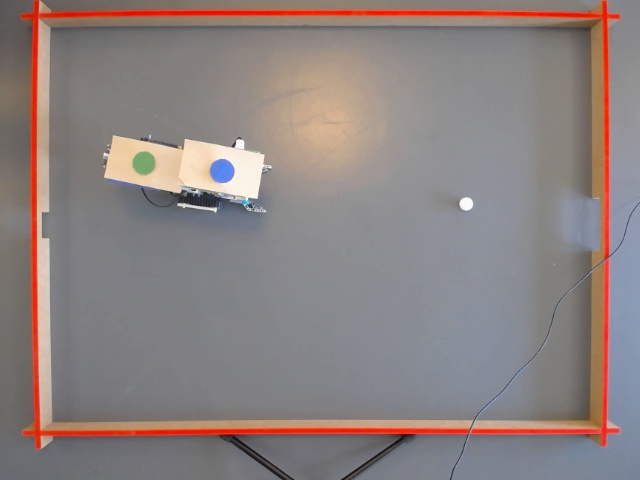
#> input picture Resources/Pictures/ballMiddle.jpg, 640 x 480 px
$ python Image.py
#> lines starting #> are read from the running program, lines starting #| are printed output that depends on the picture; after the words box and inside, x2 and y2 are one past the last pixel; in counts of white or black regions, pixels touching at a corner belong together
#> in calculate_move, image is the input picture: shape (480, 640, 3); mean B, G, R 128.6, 129.7, 140.6
### ImFromPhoto.py
import cv2 as cv
import numpy as np
import time

def imageRecognition(image):
    if image is None:
        print("No image found")

    height, width = image.shape[:2]
#> height = 480; width = 640

    blank = np.zeros((height, width, 3), dtype='uint8')

    start = time.time()

    img_height, img_width, _ = image.shape
#> img_height = 480; img_width = 640

    red_pixels = np.sum(
        (180 <= image[..., 0]) & (image[..., 0] <= 255) & (200 <= image[..., 1]) & (50 <= image[..., 2]) &
        (image[..., 2] <= 40))
#> red_pixels = 0
    green_mask1 = ((image[..., 0] <= 220) & (100 <= image[..., 1]) & (50 <= image[..., 2]) &
                   (image[..., 2] <= 70)).astype(np.uint8)
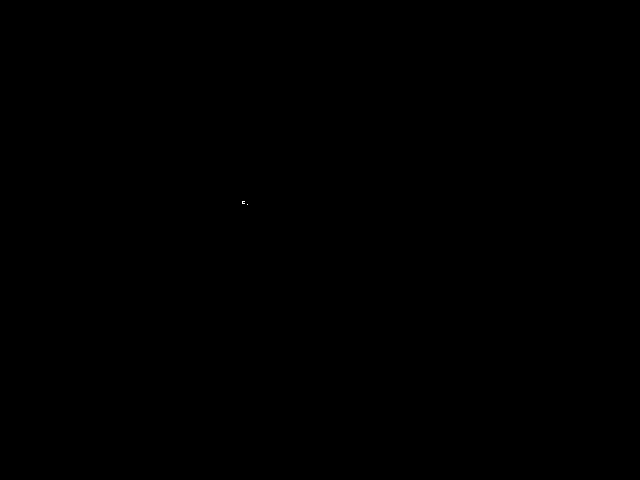
#> green_mask1: shape (480, 640); values 0 (black) and 1 (white), 0% white in thin lines or dots, all inside (x1, y1, x2, y2) = (242, 201, 248, 205)
    blank[..., :][green_mask1 == 1] = (0, 255, 255)

    # Blue color detection AKA front of robot
    blue_mask = ((175 <= image[..., 0]) & (200 <= image[..., 1]) & (140 <= image[..., 2]) & (
            200 >= image[..., 2])).astype(np.uint8)
#> blue_mask: shape (480, 640); values 0 (black) and 1 (white), 0.01% white in thin lines or dots, all inside (x1, y1, x2, y2) = (185, 149, 467, 211)
    blank[..., 0][blue_mask == 1] = 255
    blank[..., 1][blue_mask == 1] = 255
    blank[..., 2][blue_mask == 1] = 0

    # Green color detection AKA back of robot
    green_mask = ((180 >= image[..., 0]) & (70 <= image[..., 0]) & (200 <= image[..., 1]) & (190 <= image[..., 2]) & (220 >= image[..., 1])
                    ).astype(np.uint8)
#> green_mask: shape (480, 640); values 0 (black) and 1 (white), 0.7% white; 10 white regions (8 under 20 px), largest, box (x1, y1, x2, y2) and area: (106, 137, 184, 191) 2002, (200, 159, 213, 182) 132
    blank[..., 0][green_mask == 1] = 100
    blank[..., 1][green_mask == 1] = 255
    blank[..., 2][green_mask == 1] = 100


    # Orange color detection
    orange_mask = (155 <= (image[..., 0]) & (160 <= image[..., 1]) & (190 <= image[..., 2])).astype(np.uint8)
#> orange_mask: shape (480, 640); every value is 0
    blank[..., 0][orange_mask == 1] = 0
    blank[..., 1][orange_mask == 1] = 150
    blank[..., 2][orange_mask == 1] = 255

    # White color detection
    white_mask = ((225 <= image[..., 2]) & (225 <= image[..., 0]) & (225 <= image[..., 1])).astype(np.uint8)
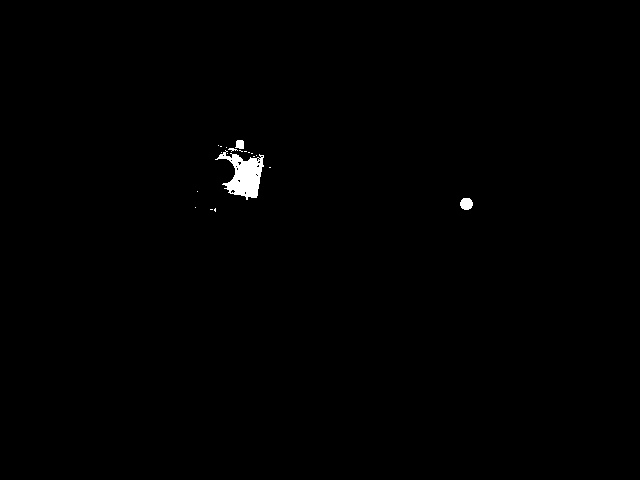
#> white_mask: shape (480, 640); values 0 (black) and 1 (white), 0.47% white; 20 white regions (17 under 20 px), largest, box (x1, y1, x2, y2) and area: (215, 150, 264, 200) 1200, (460, 198, 473, 210) 126, (235, 140, 244, 149) 68
    white_pixels = np.sum(white_mask)
#> white_pixels = 1446
    blank[..., :][white_mask == 1] = (255, 255, 255)

    # Red color detection
    red_mask = ((170 <= image[..., 2]) & (110 >= image[..., 1])).astype(np.uint8)
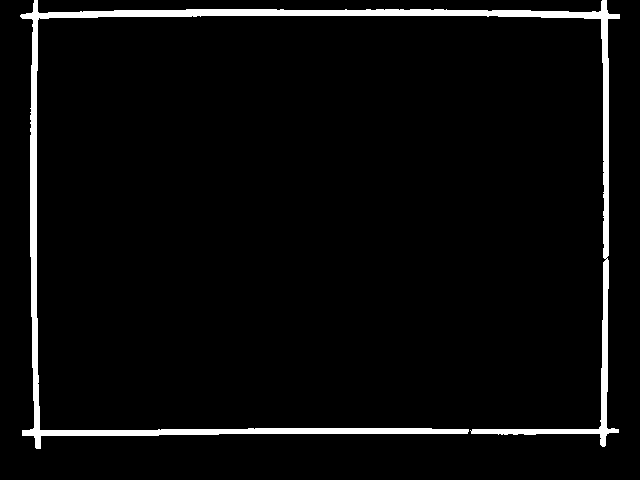
#> red_mask: shape (480, 640); values 0 (black) and 1 (white), 4.1% white; 1 white region, box (x1, y1, x2, y2) and area: (20, 0, 620, 449) 12621
    red_pixels += np.sum(red_mask)
#> red_pixels = 12621
    red_pixelLocation = []
    blank[..., 0][red_mask == 1] = 0
    blank[..., 1][red_mask == 1] = 0
    blank[..., 2][red_mask == 1] = 255

    red_pixel_indices = np.where(blank[..., 2] == 255)
    red_pixel_locations = np.column_stack(red_pixel_indices[::-1])
    print("Red pixels: " + str(len(red_pixel_locations)))

    # Circle detection
    gray = cv.cvtColor(blank, cv.COLOR_BGR2GRAY)
    gray_blurred = cv.blur(gray, (3, 3))
    detected_Balls = cv.HoughCircles(
        gray_blurred,
        cv.HOUGH_GRADIENT,
        1,
        20,
        param1=50,
        param2=13,
        minRadius=4,
        maxRadius=7
    )

    detected_Robot = cv.HoughCircles(
        gray_blurred,
        cv.HOUGH_GRADIENT,
        1,
        20,
        param1=30,
        param2=12,
        minRadius=9,
        maxRadius=20
    )
    circle = 0
    balls = []
    if detected_Balls is not None:
        detected_circles = np.uint16(np.around(detected_Balls))
        for pt in detected_circles[0, :]:
            a, b, r = pt[0], pt[1], pt[2]

            if blank[b, a][1] == 150 and blank[b, a][2] == 255:
                print("CENTER OF ORANGE BALL SHOULD BE: " + str(a) + " " + str(b))
                cv.circle(blank, (a, b), r, (0, 150, 255), -1)
                balls.append([a, b])
                circle += 1
                continue
            cv.circle(blank, (a, b), r, (255, 255, 255), -1)
            print("Center of this circle should be: " + str(a) + " " + str(b))
            balls.append([a, b])
            circle += 1
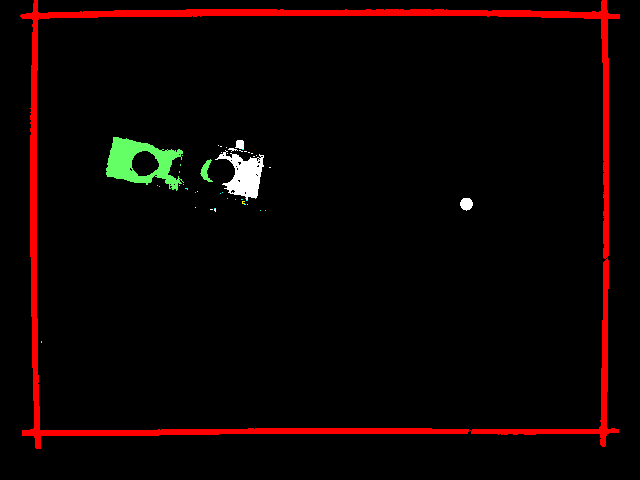
#> blank: shape (480, 640, 3); mean of channels 0, 1, 2 1.9, 3, 12.4; drawn as B, G, R
#> after the loop, balls = [[466, 204]]; circle = 1
    back = []
    front = []
    if detected_Robot is not None:
        detected_circles = np.uint16(np.around(detected_Robot))
        for pt in detected_circles[0, :]:
            a, b, r = pt[0], pt[1], pt[2]
            if blank[b, a][0] == 100 and blank[b, a][1] == 255:
                print("CENTER OF GREEN BALL SHOULD BE: " + str(a) + " " + str(b))
                cv.circle(blank, (a, b), r, (0, 255, 100), -1)
                back.append(a)
                back.append(b)
                circle += 1
                continue
            if blank[b, a][0] == 255 and blank[b, a][1] == 255 and blank[b, a][2] == 0:
                print("CENTER OF BLUE BALL SHOULD BE: " + str(a) + " " + str(b))
                cv.circle(blank, (a, b), r, (255, 255, 0), -1)
                front.append(a)
                front.append(b)
                circle += 1
                continue
#> after the loop, back = []; circle = 1; front = []

    thresh = cv.threshold(gray, 0, 150, cv.THRESH_BINARY_INV + cv.THRESH_OTSU)[1]
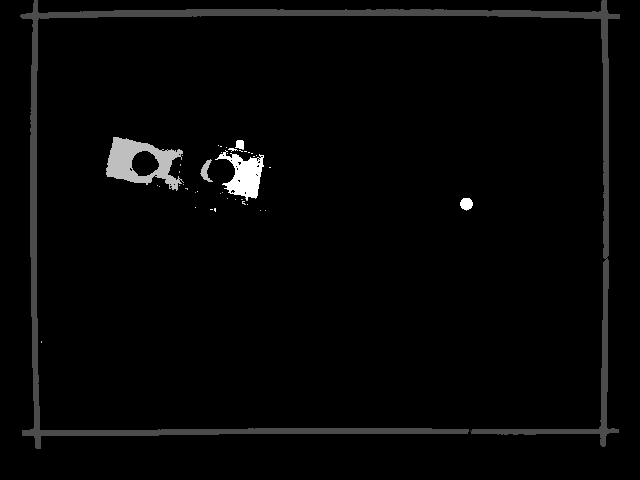
#> gray: shape (480, 640); min 0, max 255, mean 5.7

    horizontal_kernel = cv.getStructuringElement(cv.MORPH_RECT, (10, 17))
    detect_horizontal = cv.morphologyEx(thresh, cv.MORPH_OPEN, horizontal_kernel, iterations=2)
#> thresh: shape (480, 640); values 0 (black) and 150 (white), 94.7% white; 42 black regions (36 under 20 px)
    cnts = cv.findContours(detect_horizontal, cv.RETR_EXTERNAL, cv.CHAIN_APPROX_SIMPLE)
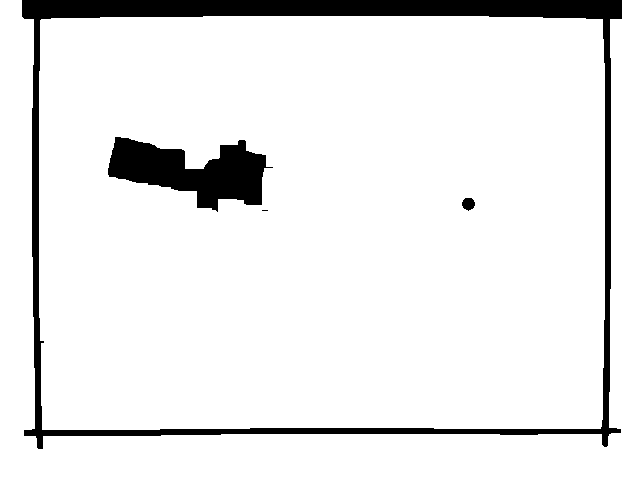
#> detect_horizontal: shape (480, 640); values 0 (black) and 150 (white), 91.7% white; 4 black regions (1 under 20 px), largest, box (x1, y1, x2, y2) and area: (22, 0, 622, 449) 18861, (108, 137, 273, 212) 6634, (462, 198, 475, 211) 127
    cnts = cnts[0] if len(cnts) == 2 else cnts[1]

    for contour in cnts:
        x, y, w, h = cv.boundingRect(contour)
        if blank[y, x][2] == 255:
            cv.drawContours(blank, [contour], -1, (36, 255, 12), 2)
            M = cv.moments(contour)

            # Calculate the center of the contour
            if M["m00"] != 0:
                cX = int(M["m10"] / M["m00"])
                cY = int(M["m01"] / M["m00"])
                cv.circle(blank, (cX, cY), 5, (255, 0, 0), -1)
                cv.line(blank, (cX-280, cY), (cX, cY), (0,255,0), thickness=2)
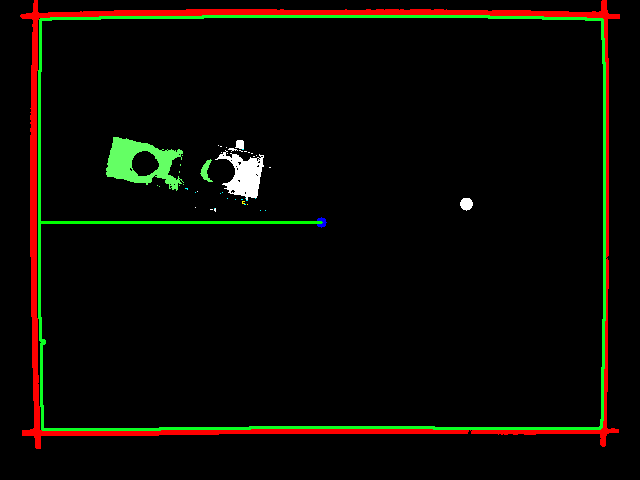
#> blank: shape (480, 640, 3); 2.21% of pixels changed, all inside (x1, y1, x2, y2) = (38, 15, 606, 431); drawn as B, G, R
    end = time.time()

    time_for_transform = end - start

#> (the run stopped early here; a loop or call above may not have finished)

$ run again, with Resources/Pictures/1224.jpg copied over Resources/Pictures/ballMiddle.jpg
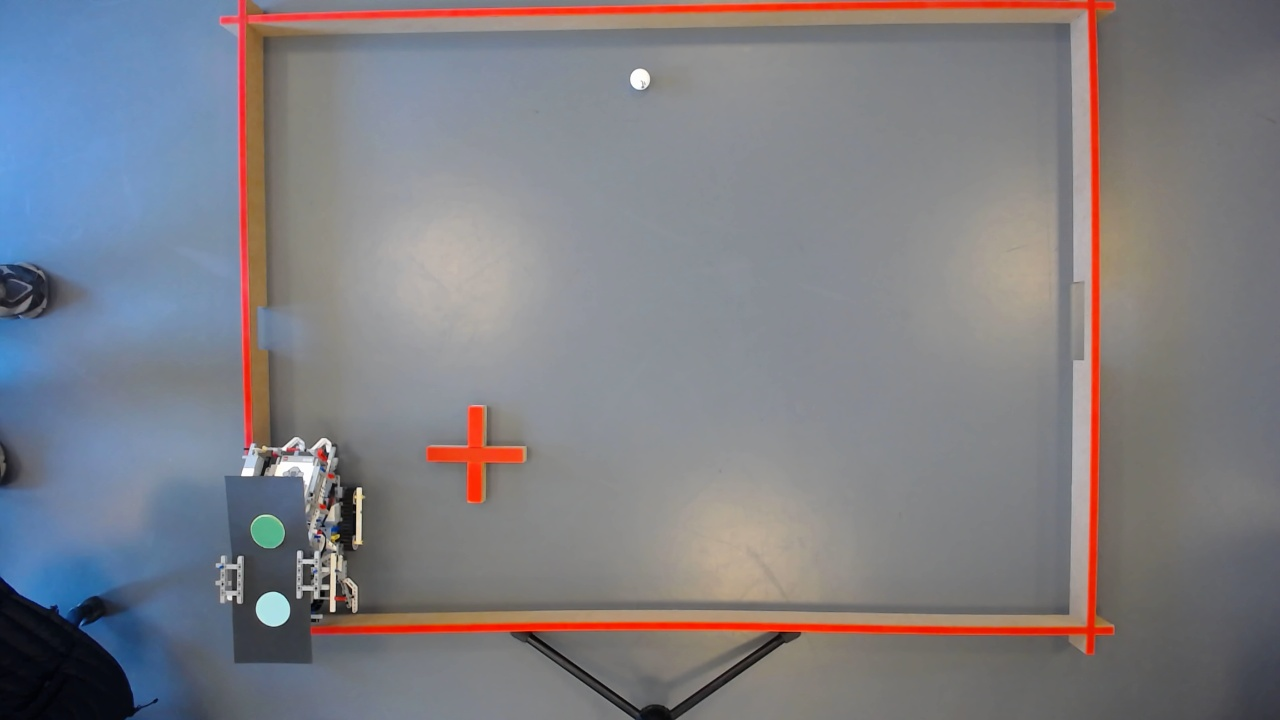
#> input picture Resources/Pictures/1224.jpg, 1280 x 720 px
#> in calculate_move, image is the input picture: shape (720, 1280, 3); mean B, G, R 131.4, 126.2, 127.3
#> in imageRecognition, `red_pixels = np.sum( (180 <= image[..., 0]) & (image[..., 0] <= 255) &..`: red_pixels = 0
#> in imageRecognition, `green_mask1 = ((image[..., 0] <= 220) & (100 <= image[..., 1]) & (50 <..`:
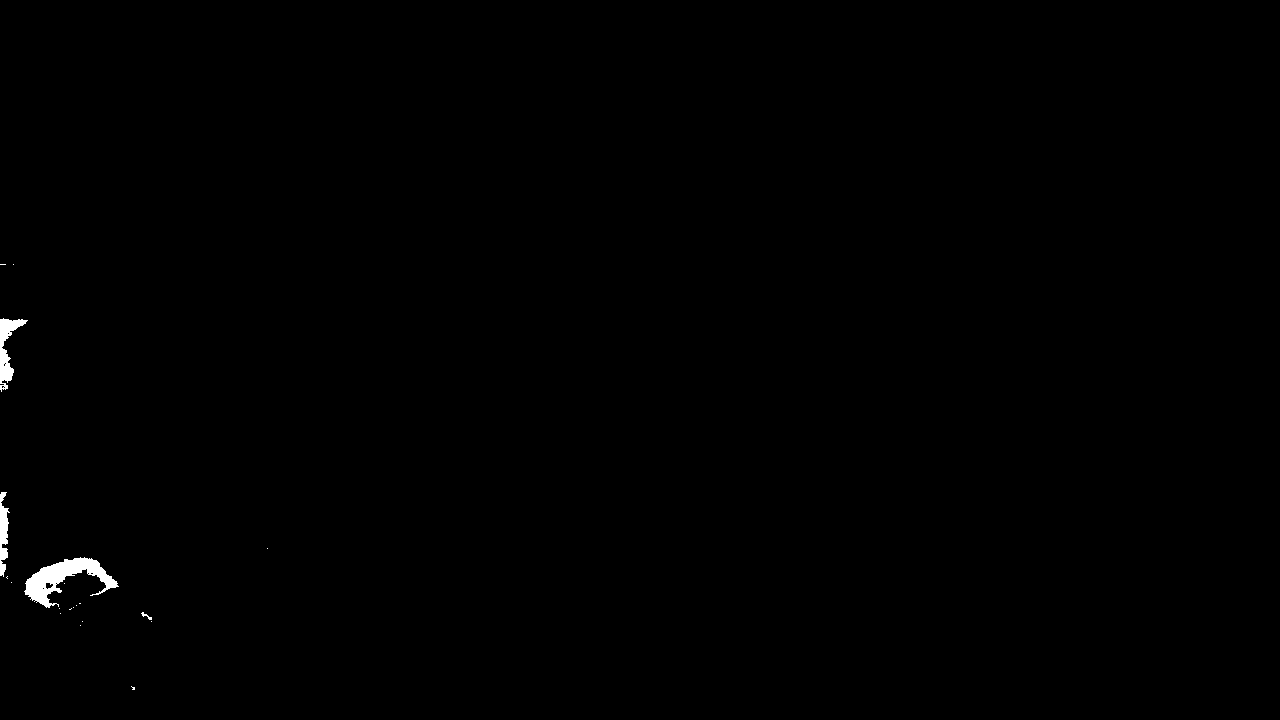
#> green_mask1: shape (720, 1280); values 0 (black) and 1 (white), 0.34% white; 20 white regions (16 under 20 px), largest, box (x1, y1, x2, y2) and area: (24, 557, 119, 608) 1851, (0, 318, 28, 392) 747, (0, 492, 10, 577) 508, (141, 612, 152, 620) 30
#> blue_mask: shape (720, 1280); values 0 (black) and 1 (white), 0.12% white; 49 white regions (45 under 20 px), largest, box (x1, y1, x2, y2) and area: (256, 592, 290, 626) 879, (245, 453, 258, 468) 118, (252, 515, 273, 525) 37, (312, 473, 316, 484) 20
#> green_mask: shape (720, 1280); values 0 (black) and 1 (white), 0.01% white in thin lines or dots, all inside (x1, y1, x2, y2) = (263, 447, 362, 602)
#> orange_mask: shape (720, 1280); every value is 0
#> white_mask: shape (720, 1280); values 0 (black) and 1 (white), 0.09% white; 12 white regions (7 under 20 px), largest, box (x1, y1, x2, y2) and area: (275, 462, 314, 486) 396, (630, 69, 649, 89) 272, (242, 468, 254, 476) 87, (282, 438, 297, 450) 35, (312, 439, 325, 449) 31
#> white_pixels = 875
#> red_mask: shape (720, 1280); values 0 (black) and 1 (white), 2.8% white; 13 white regions (10 under 20 px), largest, box (x1, y1, x2, y2) and area: (221, 0, 1115, 655) 23404, (426, 407, 523, 504) 2690, (317, 449, 325, 460) 43
#> in imageRecognition, `red_pixels += np.sum(red_mask)`: red_pixels = 26192
#> thresh: shape (720, 1280); values 0 (black) and 150 (white), 96.6% white; 98 black regions (81 under 20 px)
#> in imageRecognition, `cnts = cv.findContours(detect_horizontal, cv.RETR_EXTERNAL, cv.CHAIN_A..`:
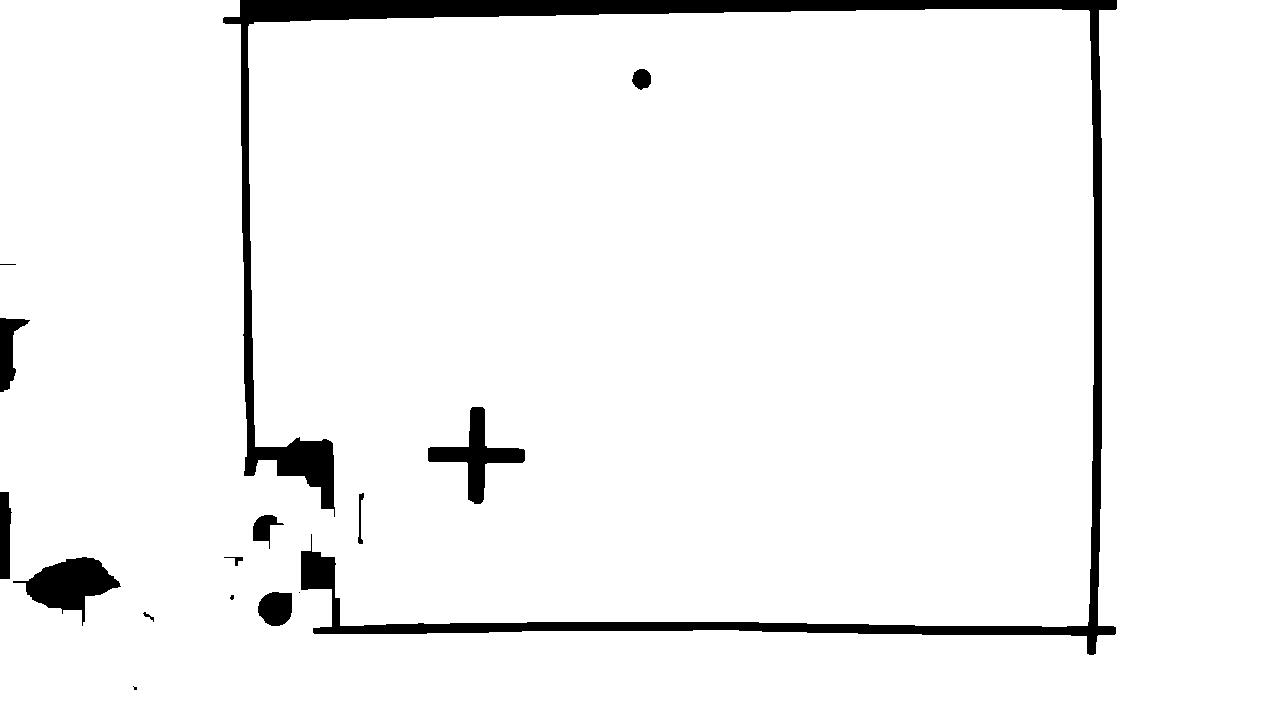
#> detect_horizontal: shape (720, 1280); values 0 (black) and 150 (white), 95.3% white; 15 black regions (4 under 20 px), largest, box (x1, y1, x2, y2) and area: (223, 0, 1117, 655) 32886, (13, 557, 121, 626) 3336, (428, 407, 525, 504) 2731
